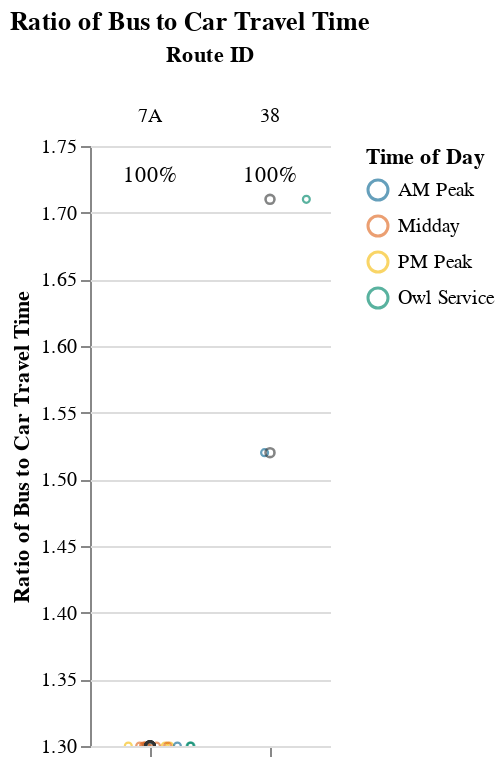
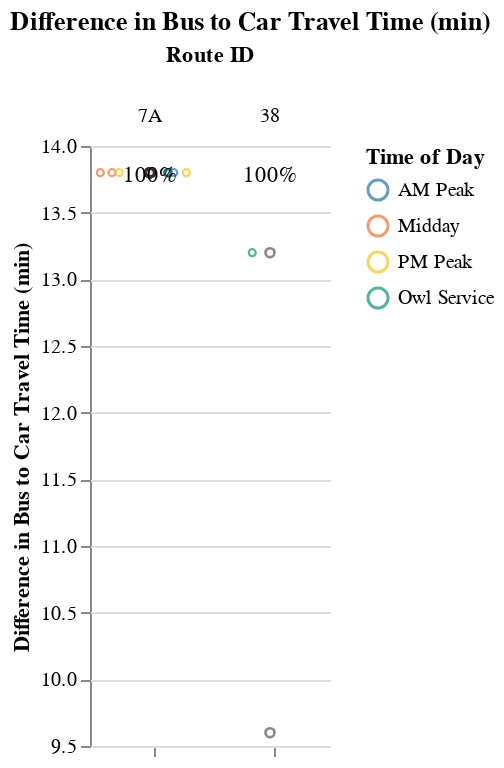

Notebook code for these charts, in order:
### Code cell
parallel_corridors_utils.generate_report(df)

### Figure 1 — Vega-Lite specification as saved in the notebook (floating-point values rounded to 4 significant figures)
{"config": {"view": {"continuousWidth": 400, "continuousHeight": 300, "stroke": null}, "facet": {"spacing": 0}}, "data": {"name": "data-9e17a688c8063463ddac758db414fc2d"}, "facet": {"column": {"field": "route_id", "sort": ["7A", "38"], "title": "Route ID", "type": "nominal"}}, "spec": {"layer": [{"mark": {"type": "point", "opacity": 0.65, "size": 12, "strokeWidth": 1.1}, "encoding": {"color": {"field": "time_of_day", "scale": {"range": ["#136C97", "#E16B26", "#F6BF16", "#00896B", "#7790A3", "#5B559C"]}, "sort": ["AM Peak", "Midday", "PM Peak", "Owl Service"], "title": "Time of Day", "type": "nominal"}, "tooltip": [{"field": "route_id", "type": "nominal"}, {"field": "trip_id", "type": "nominal"}, {"field": "service_hours", "type": "quantitative"}, {"field": "car_duration_hours", "type": "quantitative"}, {"field": "bus_multiplier", "type": "quantitative"}, {"field": "bus_difference", "type": "quantitative"}, {"field": "num_trips", "type": "quantitative"}, {"field": "num_competitive", "type": "quantitative"}, {"field": "pct_trips_competitive", "type": "quantitative"}, {"field": "p25", "type": "quantitative"}, {"field": "p50", "type": "quantitative"}, {"field": "p75", "type": "quantitative"}], "x": {"axis": {"grid": false, "labels": false, "ticks": true, "values": [0]}, "field": "jitter", "scale": {}, "title": null, "type": "quantitative"}, "y": {"field": "bus_multiplier", "scale": {"domain": [1.3, 1.71]}, "title": "Ratio of Bus to Car Travel Time", "type": "quantitative"}}, "selection": {"selector001": {"type": "interval", "bind": "scales", "encodings": ["x", "y"]}}, "transform": [{"calculate": "sqrt(-2*log(random()))*cos(2*PI*random())", "as": "jitter"}], "width": 60}, {"mark": {"type": "point", "opacity": 0.6, "size": 20, "strokeWidth": 1.3}, "encoding": {"color": {"value": "#323434"}, "y": {"field": "bus_multiplier", "type": "quantitative"}}, "transform": [{"filter": "(datum.p50_trip === 1)"}]}, {"mark": {"type": "rule", "strokeDash": [2, 3]}, "encoding": {"color": {"value": "#323434"}, "y": {"field": "cutoff", "type": "quantitative"}}}, {"mark": {"type": "text", "align": "center", "baseline": "middle"}, "encoding": {"color": {"value": "black"}, "text": {"field": "pct_trips_competitive", "format": ".0%", "type": "quantitative"}, "tooltip": [{"field": "route_id", "type": "nominal"}, {"field": "trip_id", "type": "nominal"}, {"field": "service_hours", "type": "quantitative"}, {"field": "car_duration_hours", "type": "quantitative"}, {"field": "bus_multiplier", "type": "quantitative"}, {"field": "bus_difference", "type": "quantitative"}, {"field": "num_trips", "type": "quantitative"}, {"field": "num_competitive", "type": "quantitative"}, {"field": "pct_trips_competitive", "type": "quantitative"}, {"field": "p25", "type": "quantitative"}, {"field": "p50", "type": "quantitative"}, {"field": "p75", "type": "quantitative"}], "x": {"value": 30}, "y": {"value": 15}}, "transform": [{"calculate": "sqrt(-2*log(random()))*cos(2*PI*random())", "as": "jitter"}, {"filter": "(datum.fastest_trip === 1)"}]}]}, "resolve": {"scale": {"y": "shared"}}, "title": "Ratio of Bus to Car Travel Time", "$schema": "https://vega.github.io/schema/vega-lite/v4.17.0.json", "datasets": {"data-9e17a688c8063463ddac758db414fc2d": [{"calitp_itp_id": 310, "trip_key": -5574743277464453139, "trip_id": "919", "shape_id": "22", "route_id": "38", "service_hours": 0.47, "trip_first_departure_ts": 27120, "trip_last_arrival_ts": 28800, "departure_hour": 7, "time_of_day": "AM Peak", "p25": 0.485, "p50": 0.5, "p75": 0.515, "p50_trip": 1, "fastest_trip": 1, "car_duration_hours": 0.31, "competitive_route": 1, "bus_multiplier": 1.52, "bus_difference": 9.6, "num_trips": 2, "num_competitive": 2, "pct_trips_competitive": 1.0, "bus_multiplier_spread": 0.19, "bus_difference_spread": 3.6, "route_group": "short", "name": "Solano County Transit", "caltrans_district": "04 - Oakland", "drmt_organization_name": "['recT79ohBnTB1fKsX']", "cutoff": 2}, {"calitp_itp_id": 310, "trip_key": -3715552762660780122, "trip_id": "920", "shape_id": "24", "route_id": "38", "service_hours": 0.53, "trip_first_departure_ts": 24960, "trip_last_arrival_ts": 26880, "departure_hour": 6, "time_of_day": "Owl Service", "p25": 0.485, "p50": 0.5, "p75": 0.515, "p50_trip": 1, "fastest_trip": 0, "car_duration_hours": 0.31, "competitive_route": 1, "bus_multiplier": 1.71, "bus_difference": 13.2, "num_trips": 2, "num_competitive": 2, "pct_trips_competitive": 1.0, "bus_multiplier_spread": 0.19, "bus_difference_spread": 3.6, "route_group": "short", "name": "Solano County Transit", "caltrans_district": "04 - Oakland", "drmt_organization_name": "['recT79ohBnTB1fKsX']", "cutoff": 2}, {"calitp_itp_id": 310, "trip_key": -2242253959501436434, "trip_id": "1078", "shape_id": "10", "route_id": "7A", "service_hours": 1.0, "trip_first_departure_ts": 42300, "trip_last_arrival_ts": 45900, "departure_hour": 11, "time_of_day": "Midday", "p25": 1.0, "p50": 1.0, "p75": 1.0, "p50_trip": 1, "fastest_trip": 0, "car_duration_hours": 0.77, "competitive_route": 1, "bus_multiplier": 1.3, "bus_difference": 13.8, "num_trips": 15, "num_competitive": 15, "pct_trips_competitive": 1.0, "bus_multiplier_spread": 0.0, "bus_difference_spread": 0.0, "route_group": "short", "name": "Solano County Transit", "caltrans_district": "04 - Oakland", "drmt_organization_name": "['recT79ohBnTB1fKsX']", "cutoff": 2}, {"calitp_itp_id": 310, "trip_key": 1553366806666314761, "trip_id": "1097", "shape_id": "10", "route_id": "7A", "service_hours": 1.0, "trip_first_departure_ts": 67500, "trip_last_arrival_ts": 71100, "departure_hour": 18, "time_of_day": "PM Peak", "p25": 1.0, "p50": 1.0, "p75": 1.0, "p50_trip": 1, "fastest_trip": 0, "car_duration_hours": 0.77, "competitive_route": 1, "bus_multiplier": 1.3, "bus_difference": 13.8, "num_trips": 15, "num_competitive": 15, "pct_trips_competitive": 1.0, "bus_multiplier_spread": 0.0, "bus_difference_spread": 0.0, "route_group": "short", "name": "Solano County Transit", "caltrans_district": "04 - Oakland", "drmt_organization_name": "['recT79ohBnTB1fKsX']", "cutoff": 2}, {"calitp_itp_id": 310, "trip_key": 5736745841295953016, "trip_id": "1099", "shape_id": "10", "route_id": "7A", "service_hours": 1.0, "trip_first_departure_ts": 74700, "trip_last_arrival_ts": 78300, "departure_hour": 20, "time_of_day": "Owl Service", "p25": 1.0, "p50": 1.0, "p75": 1.0, "p50_trip": 1, "fastest_trip": 1, "car_duration_hours": 0.77, "competitive_route": 1, "bus_multiplier": 1.3, "bus_difference": 13.8, "num_trips": 15, "num_competitive": 15, "pct_trips_competitive": 1.0, "bus_multiplier_spread": 0.0, "bus_difference_spread": 0.0, "route_group": "short", "name": "Solano County Transit", "caltrans_district": "04 - Oakland", "drmt_organization_name": "['recT79ohBnTB1fKsX']", "cutoff": 2}, {"calitp_itp_id": 310, "trip_key": 7541199008754798528, "trip_id": "1065", "shape_id": "10", "route_id": "7A", "service_hours": 1.0, "trip_first_departure_ts": 24300, "trip_last_arrival_ts": 27900, "departure_hour": 6, "time_of_day": "Owl Service", "p25": 1.0, "p50": 1.0, "p75": 1.0, "p50_trip": 1, "fastest_trip": 0, "car_duration_hours": 0.77, "competitive_route": 1, "bus_multiplier": 1.3, "bus_difference": 13.8, "num_trips": 15, "num_competitive": 15, "pct_trips_competitive": 1.0, "bus_multiplier_spread": 0.0, "bus_difference_spread": 0.0, "route_group": "short", "name": "Solano County Transit", "caltrans_district": "04 - Oakland", "drmt_organization_name": "['recT79ohBnTB1fKsX']", "cutoff": 2}, {"calitp_itp_id": 310, "trip_key": -2774837895713846595, "trip_id": "1081", "shape_id": "10", "route_id": "7A", "service_hours": 1.0, "trip_first_departure_ts": 45900, "trip_last_arrival_ts": 49500, "departure_hour": 12, "time_of_day": "Midday", "p25": 1.0, "p50": 1.0, "p75": 1.0, "p50_trip": 1, "fastest_trip": 0, "car_duration_hours": 0.77, "competitive_route": 1, "bus_multiplier": 1.3, "bus_difference": 13.8, "num_trips": 15, "num_competitive": 15, "pct_trips_competitive": 1.0, "bus_multiplier_spread": 0.0, "bus_difference_spread": 0.0, "route_group": "short", "name": "Solano County Transit", "caltrans_district": "04 - Oakland", "drmt_organization_name": "['recT79ohBnTB1fKsX']", "cutoff": 2}, {"calitp_itp_id": 310, "trip_key": -7128689078602650873, "trip_id": "1066", "shape_id": "10", "route_id": "7A", "service_hours": 1.0, "trip_first_departure_ts": 27900, "trip_last_arrival_ts": 31500, "departure_hour": 7, "time_of_day": "AM Peak", "p25": 1.0, "p50": 1.0, "p75": 1.0, "p50_trip": 1, "fastest_trip": 0, "car_duration_hours": 0.77, "competitive_route": 1, "bus_multiplier": 1.3, "bus_difference": 13.8, "num_trips": 15, "num_competitive": 15, "pct_trips_competitive": 1.0, "bus_multiplier_spread": 0.0, "bus_difference_spread": 0.0, "route_group": "short", "name": "Solano County Transit", "caltrans_district": "04 - Oakland", "drmt_organization_name": "['recT79ohBnTB1fKsX']", "cutoff": 2}, {"calitp_itp_id": 310, "trip_key": -3801396718114747764, "trip_id": "1075", "shape_id": "10", "route_id": "7A", "service_hours": 1.0, "trip_first_departure_ts": 38700, "trip_last_arrival_ts": 42300, "departure_hour": 10, "time_of_day": "Midday", "p25": 1.0, "p50": 1.0, "p75": 1.0, "p50_trip": 1, "fastest_trip": 0, "car_duration_hours": 0.77, "competitive_route": 1, "bus_multiplier": 1.3, "bus_difference": 13.8, "num_trips": 15, "num_competitive": 15, "pct_trips_competitive": 1.0, "bus_multiplier_spread": 0.0, "bus_difference_spread": 0.0, "route_group": "short", "name": "Solano County Transit", "caltrans_district": "04 - Oakland", "drmt_organization_name": "['recT79ohBnTB1fKsX']", "cutoff": 2}, {"calitp_itp_id": 310, "trip_key": 3555369193555928407, "trip_id": "1098", "shape_id": "10", "route_id": "7A", "service_hours": 1.0, "trip_first_departure_ts": 71100, "trip_last_arrival_ts": 74700, "departure_hour": 19, "time_of_day": "PM Peak", "p25": 1.0, "p50": 1.0, "p75": 1.0, "p50_trip": 1, "fastest_trip": 0, "car_duration_hours": 0.77, "competitive_route": 1, "bus_multiplier": 1.3, "bus_difference": 13.8, "num_trips": 15, "num_competitive": 15, "pct_trips_competitive": 1.0, "bus_multiplier_spread": 0.0, "bus_difference_spread": 0.0, "route_group": "short", "name": "Solano County Transit", "caltrans_district": "04 - Oakland", "drmt_organization_name": "['recT79ohBnTB1fKsX']", "cutoff": 2}, {"calitp_itp_id": 310, "trip_key": -7612102933413698873, "trip_id": "1084", "shape_id": "10", "route_id": "7A", "service_hours": 1.0, "trip_first_departure_ts": 49500, "trip_last_arrival_ts": 53100, "departure_hour": 13, "time_of_day": "Midday", "p25": 1.0, "p50": 1.0, "p75": 1.0, "p50_trip": 1, "fastest_trip": 0, "car_duration_hours": 0.77, "competitive_route": 1, "bus_multiplier": 1.3, "bus_difference": 13.8, "num_trips": 15, "num_competitive": 15, "pct_trips_competitive": 1.0, "bus_multiplier_spread": 0.0, "bus_difference_spread": 0.0, "route_group": "short", "name": "Solano County Transit", "caltrans_district": "04 - Oakland", "drmt_organization_name": "['recT79ohBnTB1fKsX']", "cutoff": 2}, {"calitp_itp_id": 310, "trip_key": 9090745400368182860, "trip_id": "1069", "shape_id": "10", "route_id": "7A", "service_hours": 1.0, "trip_first_departure_ts": 31500, "trip_last_arrival_ts": 35100, "departure_hour": 8, "time_of_day": "AM Peak", "p25": 1.0, "p50": 1.0, "p75": 1.0, "p50_trip": 1, "fastest_trip": 0, "car_duration_hours": 0.77, "competitive_route": 1, "bus_multiplier": 1.3, "bus_difference": 13.8, "num_trips": 15, "num_competitive": 15, "pct_trips_competitive": 1.0, "bus_multiplier_spread": 0.0, "bus_difference_spread": 0.0, "route_group": "short", "name": "Solano County Transit", "caltrans_district": "04 - Oakland", "drmt_organization_name": "['recT79ohBnTB1fKsX']", "cutoff": 2}, {"calitp_itp_id": 310, "trip_key": -6662624582280621192, "trip_id": "1087", "shape_id": "10", "route_id": "7A", "service_hours": 1.0, "trip_first_departure_ts": 53100, "trip_last_arrival_ts": 56700, "departure_hour": 14, "time_of_day": "Midday", "p25": 1.0, "p50": 1.0, "p75": 1.0, "p50_trip": 1, "fastest_trip": 0, "car_duration_hours": 0.77, "competitive_route": 1, "bus_multiplier": 1.3, "bus_difference": 13.8, "num_trips": 15, "num_competitive": 15, "pct_trips_competitive": 1.0, "bus_multiplier_spread": 0.0, "bus_difference_spread": 0.0, "route_group": "short", "name": "Solano County Transit", "caltrans_district": "04 - Oakland", "drmt_organization_name": "['recT79ohBnTB1fKsX']", "cutoff": 2}, {"calitp_itp_id": 310, "trip_key": -6607227710157058801, "trip_id": "1096", "shape_id": "10", "route_id": "7A", "service_hours": 1.0, "trip_first_departure_ts": 63900, "trip_last_arrival_ts": 67500, "departure_hour": 17, "time_of_day": "PM Peak", "p25": 1.0, "p50": 1.0, "p75": 1.0, "p50_trip": 1, "fastest_trip": 0, "car_duration_hours": 0.77, "competitive_route": 1, "bus_multiplier": 1.3, "bus_difference": 13.8, "num_trips": 15, "num_competitive": 15, "pct_trips_competitive": 1.0, "bus_multiplier_spread": 0.0, "bus_difference_spread": 0.0, "route_group": "short", "name": "Solano County Transit", "caltrans_district": "04 - Oakland", "drmt_organization_name": "['recT79ohBnTB1fKsX']", "cutoff": 2}, {"calitp_itp_id": 310, "trip_key": 75175244298657360, "trip_id": "1090", "shape_id": "10", "route_id": "7A", "service_hours": 1.0, "trip_first_departure_ts": 56700, "trip_last_arrival_ts": 60300, "departure_hour": 15, "time_of_day": "Midday", "p25": 1.0, "p50": 1.0, "p75": 1.0, "p50_trip": 1, "fastest_trip": 0, "car_duration_hours": 0.77, "competitive_route": 1, "bus_multiplier": 1.3, "bus_difference": 13.8, "num_trips": 15, "num_competitive": 15, "pct_trips_competitive": 1.0, "bus_multiplier_spread": 0.0, "bus_difference_spread": 0.0, "route_group": "short", "name": "Solano County Transit", "caltrans_district": "04 - Oakland", "drmt_organization_name": "['recT79ohBnTB1fKsX']", "cutoff": 2}, {"calitp_itp_id": 310, "trip_key": 8811729153955021229, "trip_id": "1072", "shape_id": "10", "route_id": "7A", "service_hours": 1.0, "trip_first_departure_ts": 35100, "trip_last_arrival_ts": 38700, "departure_hour": 9, "time_of_day": "AM Peak", "p25": 1.0, "p50": 1.0, "p75": 1.0, "p50_trip": 1, "fastest_trip": 0, "car_duration_hours": 0.77, "competitive_route": 1, "bus_multiplier": 1.3, "bus_difference": 13.8, "num_trips": 15, "num_competitive": 15, "pct_trips_competitive": 1.0, "bus_multiplier_spread": 0.0, "bus_difference_spread": 0.0, "route_group": "short", "name": "Solano County Transit", "caltrans_district": "04 - Oakland", "drmt_organization_name": "['recT79ohBnTB1fKsX']", "cutoff": 2}, {"calitp_itp_id": 310, "trip_key": -4539065179735711766, "trip_id": "1093", "shape_id": "10", "route_id": "7A", "service_hours": 1.0, "trip_first_departure_ts": 60300, "trip_last_arrival_ts": 63900, "departure_hour": 16, "time_of_day": "Midday", "p25": 1.0, "p50": 1.0, "p75": 1.0, "p50_trip": 1, "fastest_trip": 0, "car_duration_hours": 0.77, "competitive_route": 1, "bus_multiplier": 1.3, "bus_difference": 13.8, "num_trips": 15, "num_competitive": 15, "pct_trips_competitive": 1.0, "bus_multiplier_spread": 0.0, "bus_difference_spread": 0.0, "route_group": "short", "name": "Solano County Transit", "caltrans_district": "04 - Oakland", "drmt_organization_name": "['recT79ohBnTB1fKsX']", "cutoff": 2}]}}

### Figure 2 — Vega-Lite specification as saved in the notebook (floating-point values rounded to 4 significant figures)
{"config": {"view": {"continuousWidth": 400, "continuousHeight": 300, "stroke": null}, "facet": {"spacing": 0}}, "data": {"name": "data-d8e5a7ea2a143185b2b713765d1b794b"}, "facet": {"column": {"field": "route_id", "sort": ["7A", "38"], "title": "Route ID", "type": "nominal"}}, "spec": {"layer": [{"mark": {"type": "point", "opacity": 0.65, "size": 12, "strokeWidth": 1.1}, "encoding": {"color": {"field": "time_of_day", "scale": {"range": ["#136C97", "#E16B26", "#F6BF16", "#00896B", "#7790A3", "#5B559C"]}, "sort": ["AM Peak", "Midday", "PM Peak", "Owl Service"], "title": "Time of Day", "type": "nominal"}, "tooltip": [{"field": "route_id", "type": "nominal"}, {"field": "trip_id", "type": "nominal"}, {"field": "service_hours", "type": "quantitative"}, {"field": "car_duration_hours", "type": "quantitative"}, {"field": "bus_multiplier", "type": "quantitative"}, {"field": "bus_difference", "type": "quantitative"}, {"field": "num_trips", "type": "quantitative"}, {"field": "num_competitive", "type": "quantitative"}, {"field": "pct_trips_competitive", "type": "quantitative"}, {"field": "p25", "type": "quantitative"}, {"field": "p50", "type": "quantitative"}, {"field": "p75", "type": "quantitative"}], "x": {"axis": {"grid": false, "labels": false, "ticks": true, "values": [0]}, "field": "jitter", "scale": {}, "title": null, "type": "quantitative"}, "y": {"field": "bus_difference", "scale": {"domain": [9.6, 13.8]}, "title": "Difference in Bus to Car Travel Time (min)", "type": "quantitative"}}, "selection": {"selector002": {"type": "interval", "bind": "scales", "encodings": ["x", "y"]}}, "transform": [{"calculate": "sqrt(-2*log(random()))*cos(2*PI*random())", "as": "jitter"}], "width": 60}, {"mark": {"type": "point", "opacity": 0.6, "size": 20, "strokeWidth": 1.3}, "encoding": {"color": {"value": "#323434"}, "y": {"field": "bus_difference", "type": "quantitative"}}, "transform": [{"filter": "(datum.p50_trip === 1)"}]}, {"mark": {"type": "rule", "strokeDash": [2, 3]}, "encoding": {"color": {"value": "#323434"}, "y": {"field": "cutoff", "type": "quantitative"}}}, {"mark": {"type": "text", "align": "center", "baseline": "middle"}, "encoding": {"color": {"value": "black"}, "text": {"field": "pct_trips_competitive", "format": ".0%", "type": "quantitative"}, "tooltip": [{"field": "route_id", "type": "nominal"}, {"field": "trip_id", "type": "nominal"}, {"field": "service_hours", "type": "quantitative"}, {"field": "car_duration_hours", "type": "quantitative"}, {"field": "bus_multiplier", "type": "quantitative"}, {"field": "bus_difference", "type": "quantitative"}, {"field": "num_trips", "type": "quantitative"}, {"field": "num_competitive", "type": "quantitative"}, {"field": "pct_trips_competitive", "type": "quantitative"}, {"field": "p25", "type": "quantitative"}, {"field": "p50", "type": "quantitative"}, {"field": "p75", "type": "quantitative"}], "x": {"value": 30}, "y": {"value": 15}}, "transform": [{"calculate": "sqrt(-2*log(random()))*cos(2*PI*random())", "as": "jitter"}, {"filter": "(datum.fastest_trip === 1)"}]}]}, "resolve": {"scale": {"y": "shared"}}, "title": "Difference in Bus to Car Travel Time (min)", "$schema": "https://vega.github.io/schema/vega-lite/v4.17.0.json", "datasets": {"data-d8e5a7ea2a143185b2b713765d1b794b": [{"calitp_itp_id": 310, "trip_key": -5574743277464453139, "trip_id": "919", "shape_id": "22", "route_id": "38", "service_hours": 0.47, "trip_first_departure_ts": 27120, "trip_last_arrival_ts": 28800, "departure_hour": 7, "time_of_day": "AM Peak", "p25": 0.485, "p50": 0.5, "p75": 0.515, "p50_trip": 1, "fastest_trip": 1, "car_duration_hours": 0.31, "competitive_route": 1, "bus_multiplier": 1.52, "bus_difference": 9.6, "num_trips": 2, "num_competitive": 2, "pct_trips_competitive": 1.0, "bus_multiplier_spread": 0.19, "bus_difference_spread": 3.6, "route_group": "short", "name": "Solano County Transit", "caltrans_district": "04 - Oakland", "drmt_organization_name": "['recT79ohBnTB1fKsX']", "cutoff": 0}, {"calitp_itp_id": 310, "trip_key": -3715552762660780122, "trip_id": "920", "shape_id": "24", "route_id": "38", "service_hours": 0.53, "trip_first_departure_ts": 24960, "trip_last_arrival_ts": 26880, "departure_hour": 6, "time_of_day": "Owl Service", "p25": 0.485, "p50": 0.5, "p75": 0.515, "p50_trip": 1, "fastest_trip": 0, "car_duration_hours": 0.31, "competitive_route": 1, "bus_multiplier": 1.71, "bus_difference": 13.2, "num_trips": 2, "num_competitive": 2, "pct_trips_competitive": 1.0, "bus_multiplier_spread": 0.19, "bus_difference_spread": 3.6, "route_group": "short", "name": "Solano County Transit", "caltrans_district": "04 - Oakland", "drmt_organization_name": "['recT79ohBnTB1fKsX']", "cutoff": 0}, {"calitp_itp_id": 310, "trip_key": -2242253959501436434, "trip_id": "1078", "shape_id": "10", "route_id": "7A", "service_hours": 1.0, "trip_first_departure_ts": 42300, "trip_last_arrival_ts": 45900, "departure_hour": 11, "time_of_day": "Midday", "p25": 1.0, "p50": 1.0, "p75": 1.0, "p50_trip": 1, "fastest_trip": 0, "car_duration_hours": 0.77, "competitive_route": 1, "bus_multiplier": 1.3, "bus_difference": 13.8, "num_trips": 15, "num_competitive": 15, "pct_trips_competitive": 1.0, "bus_multiplier_spread": 0.0, "bus_difference_spread": 0.0, "route_group": "short", "name": "Solano County Transit", "caltrans_district": "04 - Oakland", "drmt_organization_name": "['recT79ohBnTB1fKsX']", "cutoff": 0}, {"calitp_itp_id": 310, "trip_key": 1553366806666314761, "trip_id": "1097", "shape_id": "10", "route_id": "7A", "service_hours": 1.0, "trip_first_departure_ts": 67500, "trip_last_arrival_ts": 71100, "departure_hour": 18, "time_of_day": "PM Peak", "p25": 1.0, "p50": 1.0, "p75": 1.0, "p50_trip": 1, "fastest_trip": 0, "car_duration_hours": 0.77, "competitive_route": 1, "bus_multiplier": 1.3, "bus_difference": 13.8, "num_trips": 15, "num_competitive": 15, "pct_trips_competitive": 1.0, "bus_multiplier_spread": 0.0, "bus_difference_spread": 0.0, "route_group": "short", "name": "Solano County Transit", "caltrans_district": "04 - Oakland", "drmt_organization_name": "['recT79ohBnTB1fKsX']", "cutoff": 0}, {"calitp_itp_id": 310, "trip_key": 5736745841295953016, "trip_id": "1099", "shape_id": "10", "route_id": "7A", "service_hours": 1.0, "trip_first_departure_ts": 74700, "trip_last_arrival_ts": 78300, "departure_hour": 20, "time_of_day": "Owl Service", "p25": 1.0, "p50": 1.0, "p75": 1.0, "p50_trip": 1, "fastest_trip": 1, "car_duration_hours": 0.77, "competitive_route": 1, "bus_multiplier": 1.3, "bus_difference": 13.8, "num_trips": 15, "num_competitive": 15, "pct_trips_competitive": 1.0, "bus_multiplier_spread": 0.0, "bus_difference_spread": 0.0, "route_group": "short", "name": "Solano County Transit", "caltrans_district": "04 - Oakland", "drmt_organization_name": "['recT79ohBnTB1fKsX']", "cutoff": 0}, {"calitp_itp_id": 310, "trip_key": 7541199008754798528, "trip_id": "1065", "shape_id": "10", "route_id": "7A", "service_hours": 1.0, "trip_first_departure_ts": 24300, "trip_last_arrival_ts": 27900, "departure_hour": 6, "time_of_day": "Owl Service", "p25": 1.0, "p50": 1.0, "p75": 1.0, "p50_trip": 1, "fastest_trip": 0, "car_duration_hours": 0.77, "competitive_route": 1, "bus_multiplier": 1.3, "bus_difference": 13.8, "num_trips": 15, "num_competitive": 15, "pct_trips_competitive": 1.0, "bus_multiplier_spread": 0.0, "bus_difference_spread": 0.0, "route_group": "short", "name": "Solano County Transit", "caltrans_district": "04 - Oakland", "drmt_organization_name": "['recT79ohBnTB1fKsX']", "cutoff": 0}, {"calitp_itp_id": 310, "trip_key": -2774837895713846595, "trip_id": "1081", "shape_id": "10", "route_id": "7A", "service_hours": 1.0, "trip_first_departure_ts": 45900, "trip_last_arrival_ts": 49500, "departure_hour": 12, "time_of_day": "Midday", "p25": 1.0, "p50": 1.0, "p75": 1.0, "p50_trip": 1, "fastest_trip": 0, "car_duration_hours": 0.77, "competitive_route": 1, "bus_multiplier": 1.3, "bus_difference": 13.8, "num_trips": 15, "num_competitive": 15, "pct_trips_competitive": 1.0, "bus_multiplier_spread": 0.0, "bus_difference_spread": 0.0, "route_group": "short", "name": "Solano County Transit", "caltrans_district": "04 - Oakland", "drmt_organization_name": "['recT79ohBnTB1fKsX']", "cutoff": 0}, {"calitp_itp_id": 310, "trip_key": -7128689078602650873, "trip_id": "1066", "shape_id": "10", "route_id": "7A", "service_hours": 1.0, "trip_first_departure_ts": 27900, "trip_last_arrival_ts": 31500, "departure_hour": 7, "time_of_day": "AM Peak", "p25": 1.0, "p50": 1.0, "p75": 1.0, "p50_trip": 1, "fastest_trip": 0, "car_duration_hours": 0.77, "competitive_route": 1, "bus_multiplier": 1.3, "bus_difference": 13.8, "num_trips": 15, "num_competitive": 15, "pct_trips_competitive": 1.0, "bus_multiplier_spread": 0.0, "bus_difference_spread": 0.0, "route_group": "short", "name": "Solano County Transit", "caltrans_district": "04 - Oakland", "drmt_organization_name": "['recT79ohBnTB1fKsX']", "cutoff": 0}, {"calitp_itp_id": 310, "trip_key": -3801396718114747764, "trip_id": "1075", "shape_id": "10", "route_id": "7A", "service_hours": 1.0, "trip_first_departure_ts": 38700, "trip_last_arrival_ts": 42300, "departure_hour": 10, "time_of_day": "Midday", "p25": 1.0, "p50": 1.0, "p75": 1.0, "p50_trip": 1, "fastest_trip": 0, "car_duration_hours": 0.77, "competitive_route": 1, "bus_multiplier": 1.3, "bus_difference": 13.8, "num_trips": 15, "num_competitive": 15, "pct_trips_competitive": 1.0, "bus_multiplier_spread": 0.0, "bus_difference_spread": 0.0, "route_group": "short", "name": "Solano County Transit", "caltrans_district": "04 - Oakland", "drmt_organization_name": "['recT79ohBnTB1fKsX']", "cutoff": 0}, {"calitp_itp_id": 310, "trip_key": 3555369193555928407, "trip_id": "1098", "shape_id": "10", "route_id": "7A", "service_hours": 1.0, "trip_first_departure_ts": 71100, "trip_last_arrival_ts": 74700, "departure_hour": 19, "time_of_day": "PM Peak", "p25": 1.0, "p50": 1.0, "p75": 1.0, "p50_trip": 1, "fastest_trip": 0, "car_duration_hours": 0.77, "competitive_route": 1, "bus_multiplier": 1.3, "bus_difference": 13.8, "num_trips": 15, "num_competitive": 15, "pct_trips_competitive": 1.0, "bus_multiplier_spread": 0.0, "bus_difference_spread": 0.0, "route_group": "short", "name": "Solano County Transit", "caltrans_district": "04 - Oakland", "drmt_organization_name": "['recT79ohBnTB1fKsX']", "cutoff": 0}, {"calitp_itp_id": 310, "trip_key": -7612102933413698873, "trip_id": "1084", "shape_id": "10", "route_id": "7A", "service_hours": 1.0, "trip_first_departure_ts": 49500, "trip_last_arrival_ts": 53100, "departure_hour": 13, "time_of_day": "Midday", "p25": 1.0, "p50": 1.0, "p75": 1.0, "p50_trip": 1, "fastest_trip": 0, "car_duration_hours": 0.77, "competitive_route": 1, "bus_multiplier": 1.3, "bus_difference": 13.8, "num_trips": 15, "num_competitive": 15, "pct_trips_competitive": 1.0, "bus_multiplier_spread": 0.0, "bus_difference_spread": 0.0, "route_group": "short", "name": "Solano County Transit", "caltrans_district": "04 - Oakland", "drmt_organization_name": "['recT79ohBnTB1fKsX']", "cutoff": 0}, {"calitp_itp_id": 310, "trip_key": 9090745400368182860, "trip_id": "1069", "shape_id": "10", "route_id": "7A", "service_hours": 1.0, "trip_first_departure_ts": 31500, "trip_last_arrival_ts": 35100, "departure_hour": 8, "time_of_day": "AM Peak", "p25": 1.0, "p50": 1.0, "p75": 1.0, "p50_trip": 1, "fastest_trip": 0, "car_duration_hours": 0.77, "competitive_route": 1, "bus_multiplier": 1.3, "bus_difference": 13.8, "num_trips": 15, "num_competitive": 15, "pct_trips_competitive": 1.0, "bus_multiplier_spread": 0.0, "bus_difference_spread": 0.0, "route_group": "short", "name": "Solano County Transit", "caltrans_district": "04 - Oakland", "drmt_organization_name": "['recT79ohBnTB1fKsX']", "cutoff": 0}, {"calitp_itp_id": 310, "trip_key": -6662624582280621192, "trip_id": "1087", "shape_id": "10", "route_id": "7A", "service_hours": 1.0, "trip_first_departure_ts": 53100, "trip_last_arrival_ts": 56700, "departure_hour": 14, "time_of_day": "Midday", "p25": 1.0, "p50": 1.0, "p75": 1.0, "p50_trip": 1, "fastest_trip": 0, "car_duration_hours": 0.77, "competitive_route": 1, "bus_multiplier": 1.3, "bus_difference": 13.8, "num_trips": 15, "num_competitive": 15, "pct_trips_competitive": 1.0, "bus_multiplier_spread": 0.0, "bus_difference_spread": 0.0, "route_group": "short", "name": "Solano County Transit", "caltrans_district": "04 - Oakland", "drmt_organization_name": "['recT79ohBnTB1fKsX']", "cutoff": 0}, {"calitp_itp_id": 310, "trip_key": -6607227710157058801, "trip_id": "1096", "shape_id": "10", "route_id": "7A", "service_hours": 1.0, "trip_first_departure_ts": 63900, "trip_last_arrival_ts": 67500, "departure_hour": 17, "time_of_day": "PM Peak", "p25": 1.0, "p50": 1.0, "p75": 1.0, "p50_trip": 1, "fastest_trip": 0, "car_duration_hours": 0.77, "competitive_route": 1, "bus_multiplier": 1.3, "bus_difference": 13.8, "num_trips": 15, "num_competitive": 15, "pct_trips_competitive": 1.0, "bus_multiplier_spread": 0.0, "bus_difference_spread": 0.0, "route_group": "short", "name": "Solano County Transit", "caltrans_district": "04 - Oakland", "drmt_organization_name": "['recT79ohBnTB1fKsX']", "cutoff": 0}, {"calitp_itp_id": 310, "trip_key": 75175244298657360, "trip_id": "1090", "shape_id": "10", "route_id": "7A", "service_hours": 1.0, "trip_first_departure_ts": 56700, "trip_last_arrival_ts": 60300, "departure_hour": 15, "time_of_day": "Midday", "p25": 1.0, "p50": 1.0, "p75": 1.0, "p50_trip": 1, "fastest_trip": 0, "car_duration_hours": 0.77, "competitive_route": 1, "bus_multiplier": 1.3, "bus_difference": 13.8, "num_trips": 15, "num_competitive": 15, "pct_trips_competitive": 1.0, "bus_multiplier_spread": 0.0, "bus_difference_spread": 0.0, "route_group": "short", "name": "Solano County Transit", "caltrans_district": "04 - Oakland", "drmt_organization_name": "['recT79ohBnTB1fKsX']", "cutoff": 0}, {"calitp_itp_id": 310, "trip_key": 8811729153955021229, "trip_id": "1072", "shape_id": "10", "route_id": "7A", "service_hours": 1.0, "trip_first_departure_ts": 35100, "trip_last_arrival_ts": 38700, "departure_hour": 9, "time_of_day": "AM Peak", "p25": 1.0, "p50": 1.0, "p75": 1.0, "p50_trip": 1, "fastest_trip": 0, "car_duration_hours": 0.77, "competitive_route": 1, "bus_multiplier": 1.3, "bus_difference": 13.8, "num_trips": 15, "num_competitive": 15, "pct_trips_competitive": 1.0, "bus_multiplier_spread": 0.0, "bus_difference_spread": 0.0, "route_group": "short", "name": "Solano County Transit", "caltrans_district": "04 - Oakland", "drmt_organization_name": "['recT79ohBnTB1fKsX']", "cutoff": 0}, {"calitp_itp_id": 310, "trip_key": -4539065179735711766, "trip_id": "1093", "shape_id": "10", "route_id": "7A", "service_hours": 1.0, "trip_first_departure_ts": 60300, "trip_last_arrival_ts": 63900, "departure_hour": 16, "time_of_day": "Midday", "p25": 1.0, "p50": 1.0, "p75": 1.0, "p50_trip": 1, "fastest_trip": 0, "car_duration_hours": 0.77, "competitive_route": 1, "bus_multiplier": 1.3, "bus_difference": 13.8, "num_trips": 15, "num_competitive": 15, "pct_trips_competitive": 1.0, "bus_multiplier_spread": 0.0, "bus_difference_spread": 0.0, "route_group": "short", "name": "Solano County Transit", "caltrans_district": "04 - Oakland", "drmt_organization_name": "['recT79ohBnTB1fKsX']", "cutoff": 0}]}}
